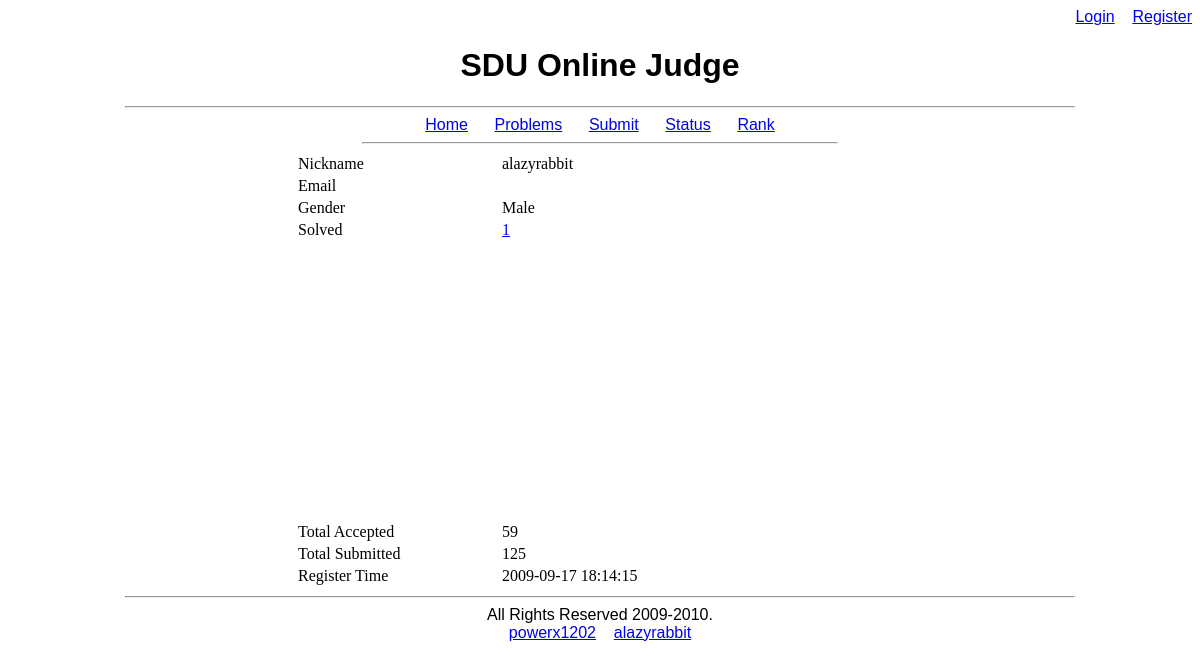
Page /user.php?uid=3 on the earlier database version.
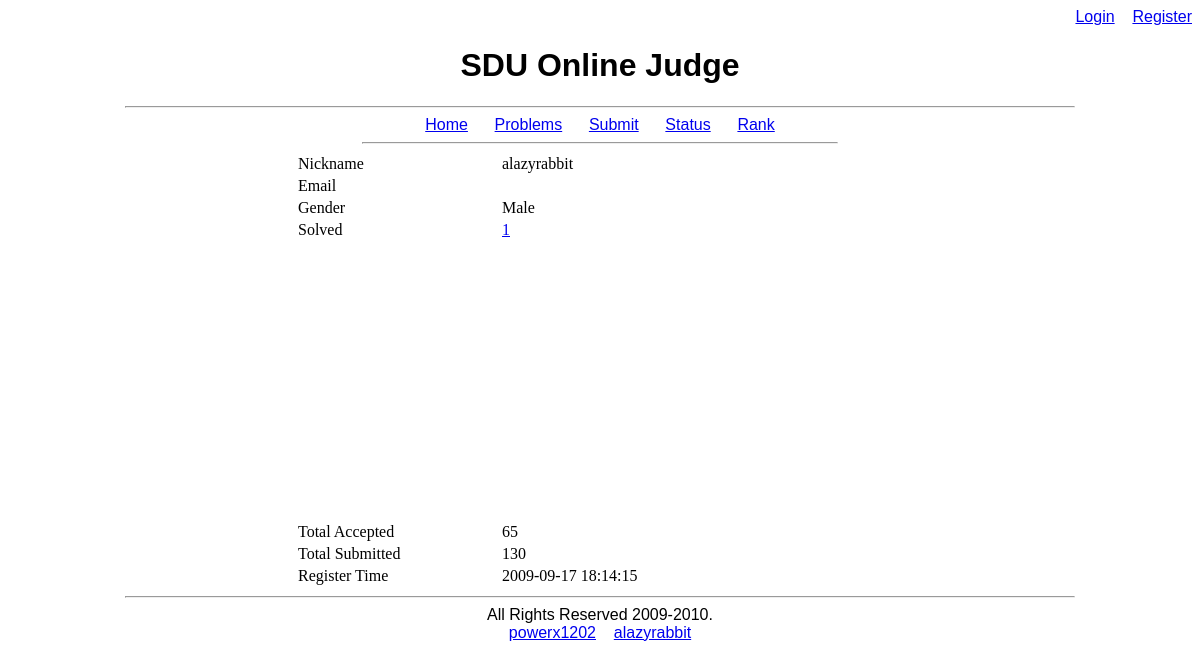
Same page on the later database version.
### tables this page shows
CREATE TABLE `user` (
  `uid` int(10) unsigned NOT NULL AUTO_INCREMENT,
  `username` varchar(32) NOT NULL,
  `email` varchar(128) DEFAULT NULL,
  `nickname` varchar(64) NOT NULL,
  `password` char(32) NOT NULL,
  `school` varchar(32) DEFAULT NULL,
  `gender` tinyint(1) DEFAULT NULL,
  `accepted` int(10) unsigned DEFAULT '0',
  `submitted` int(10) unsigned DEFAULT '0',
  `registerTime` datetime DEFAULT NULL,
  PRIMARY KEY (`uid`),
  UNIQUE KEY `username` (`username`),
  UNIQUE KEY `nickname` (`nickname`)
);

### web/user.php (the view, shortened to what this page needs)
<?php
if(!isset($MAGICAL))
{
	include("index.php");
}
else
{
include("conn.php");
function gen_row($col1, $col2, $width1 = "200", $width2 = "400")
{
	echo "<tr><td width = \"$width1\">$col1</td><td width = \"$width2\">$col2</td></tr>\n";
}
echo "<div align = \"center\">\n<table>\n\n";
if(isset($_GET['uid']))
{
	if($_GET['uid'] > 0)
		$uid = (int)$_GET['uid'];
	else
		alert_and_go_back("User not found!");
}
$sql = "select nickname, email, gender, accepted, submitted, registerTime
   	from user where uid = $uid";
if($result = $conn->query($sql))
{
	if($user = $result->fetch_object())
	{
		gen_row("Nickname", $user->nickname);
		echo "<tr height = \"300\" valign = \"top\"><td>Solved</td><td>";
		$sql = "select distinct pid from status where uid=$uid and judgeStatus=3";
		if($result = $conn->query($sql))
		{
			while($pros = $result->fetch_object())
			{
				echo "<a href=\"problem.php?pid=$pros->pid\">$pros->pid</a>";
			}
		}
		echo "</td></tr>\n";
	}
	else
	{
		alert_and_go_back("User not found!");
	}
}
else
{
	error_log($conn->error." File:".__FILE__."; Line: ".__LINE__."; Sql string: $sql");
	die("Database Error.");
}
echo "</table></div>\n";
}
?>

Differences in the rows shown:
changed user: nickname "alazyrabbit 59 125 2009-09-17 18:14:15" → "alazyrabbit 65 130 2009-09-17 18:14:15"
